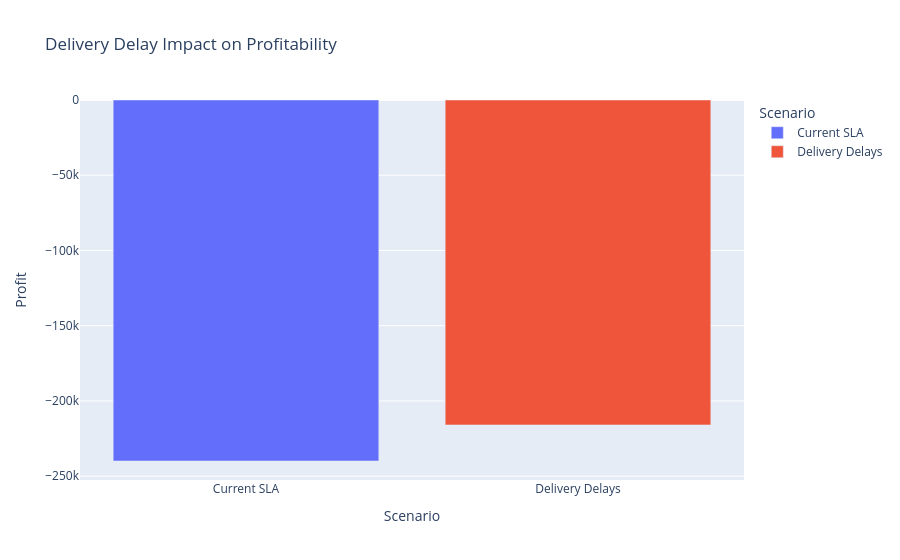

The code cell stored with this chart in its notebook:
### Code cell
# Simulate retention decline

retention_impact_multiplier = 0.90

delayed_delivery_profit = (
    base_profit * retention_impact_multiplier
)

delay_df = pd.DataFrame({

    "Scenario": [
        "Current SLA",
        "Delivery Delays"
    ],

    "Profit": [
        base_profit,
        delayed_delivery_profit
    ]
})

fig = px.bar(

    delay_df,

    x="Scenario",

    y="Profit",

    color="Scenario",

    title="Delivery Delay Impact on Profitability"

)

fig.show()

### Figure 1 — Plotly figure (JSON) as saved in the notebook; plotly's stock layout.template omitted (floating-point values rounded to 4 significant figures)
{"data": [{"hovertemplate": "Scenario=%{x}<br>Profit=%{y}<extra></extra>", "legendgroup": "Current SLA", "marker": {"color": "#636efa", "pattern": {"shape": ""}}, "name": "Current SLA", "orientation": "v", "showlegend": true, "textposition": "auto", "type": "bar", "x": ["Current SLA"], "xaxis": "x", "y": [-239900.0], "yaxis": "y"}, {"hovertemplate": "Scenario=%{x}<br>Profit=%{y}<extra></extra>", "legendgroup": "Delivery Delays", "marker": {"color": "#EF553B", "pattern": {"shape": ""}}, "name": "Delivery Delays", "orientation": "v", "showlegend": true, "textposition": "auto", "type": "bar", "x": ["Delivery Delays"], "xaxis": "x", "y": [-215900.0], "yaxis": "y"}], "layout": {"barmode": "relative", "legend": {"title": {"text": "Scenario"}, "tracegroupgap": 0}, "title": {"text": "Delivery Delay Impact on Profitability"}, "xaxis": {"anchor": "y", "categoryarray": ["Current SLA", "Delivery Delays"], "categoryorder": "array", "domain": [0, 1], "title": {"text": "Scenario"}}, "yaxis": {"anchor": "x", "domain": [0, 1], "title": {"text": "Profit"}}}}
